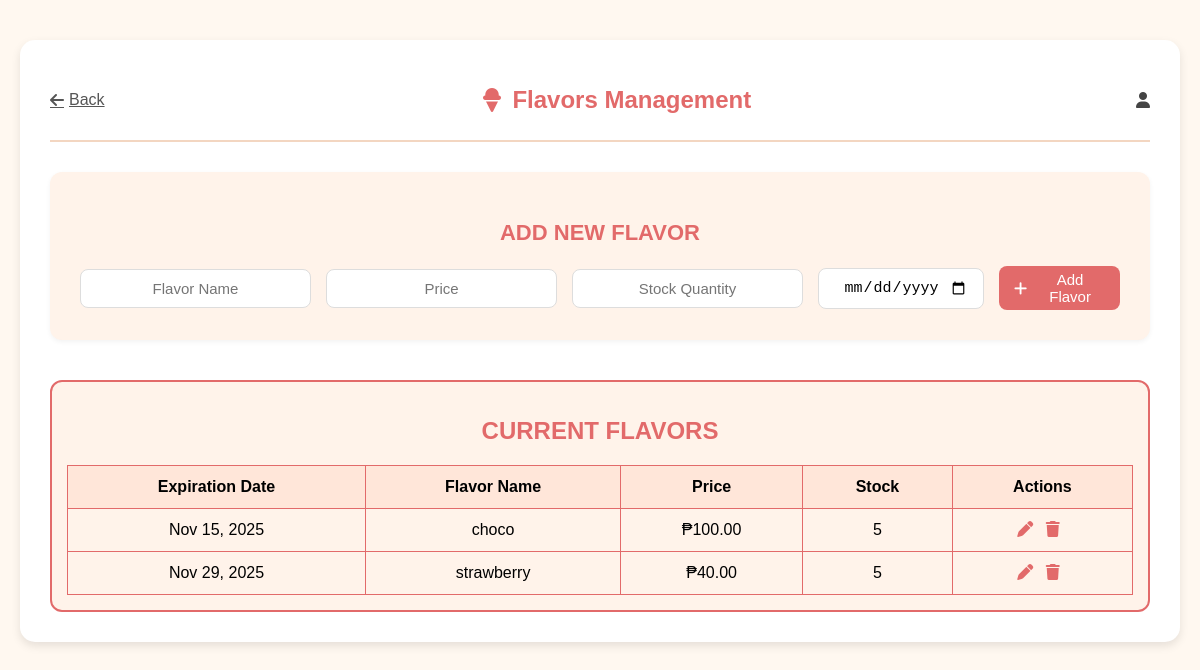
Page /flavors/ on the earlier database version.
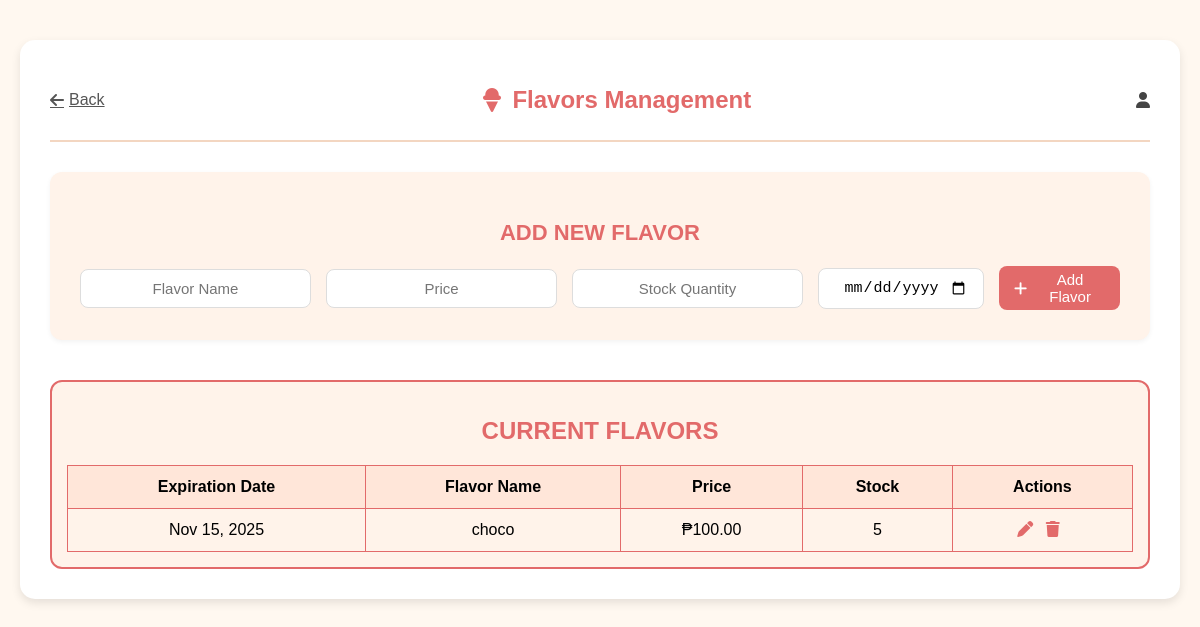
Same page on the later database version.
### dashboard/models.py (models this page shows, shortened)
class Flavor(models.Model):
    name = models.CharField(max_length=100)
    price = models.DecimalField(max_digits=6, decimal_places=2)
    quantity = models.PositiveIntegerField(default=0)
    expiration_date = models.DateField(null=True, blank=True)  # 👈 Add this
    created_at = models.DateTimeField(default=timezone.now)    # 👈 Keep if you want timestamps

### dashboard/views.py (the view, shortened to what this page needs)
# urls.py: path('flavors/', views.flavors, name='flavors'),
def flavors(request):
    flavors = Flavor.objects.all().order_by('name')
    flavor_to_edit = None
    if 'edit' in request.GET:
        flavor_to_edit = Flavor.objects.get(id=request.GET['edit'])
    return render(request, 'dashboard/flavors.html', {
        'flavors': flavors,
        'flavor_to_edit': flavor_to_edit
    })

### dashboard/templates/dashboard/flavors.html (shortened to what this page needs)
{% load static %}
<!DOCTYPE html>
<html lang="en">
<head>
  <link rel="stylesheet" href="{% static 'css/flavors.css' %}">
  <link rel="stylesheet" href="https://cdnjs.cloudflare.com/ajax/libs/font-awesome/6.5.0/css/all.min.css">
</head>
<body>
  <div class="container">
    <header class="header">
      <a href="{% url 'home' %}" class="back-btn">
        <i class="fa-solid fa-arrow-left"></i> Back
      </a>
      <h1><i class="fa-solid fa-ice-cream"></i> Flavors Management</h1>
      <div class="admin-profile">
        <i class="fa-solid fa-user"></i>
      </div>
    </header>
    <section class="add-form">
      <h2>ADD NEW FLAVOR</h2>
      <form method="POST" action="{% url 'flavors' %}">
        <input type="text" name="name" placeholder="Flavor Name" required>
        <input type="number" name="price" placeholder="Price" step="0.01" required>
        <input type="number" name="quantity" placeholder="Stock Quantity" min="0" required>
        <input type="date" name="expiration_date" placeholder="Expiration Date" required>
        <button type="submit" class="add-btn">
          <i class="fa-solid fa-plus"></i> Add Flavor
        </button>
      </form>
    </section>
    <section class="flavor-list">
      <h2>CURRENT FLAVORS</h2>
      <table>
        <thead>
          <tr>
            <th>Expiration Date</th>
            <th>Flavor Name</th>
            <th>Price</th>
            <th>Stock</th>
            <th>Actions</th>
          </tr>
        </thead>
        <tbody>
          {% for flavor in flavors %}
            <tr>
              {% if flavor_to_edit and flavor_to_edit.id == flavor.id %}
                <form method="POST" action="{% url 'flavors' %}" class="inline-edit-form">
                  {% csrf_token %}
                  <td>
                    <input type="date" name="expiration_date" value="{{ flavor.expiration_date|date:'Y-m-d' }}">
                  </td>
                  <td>
                    <input type="text" name="name" value="{{ flavor.name }}">
                  </td>
                  <td>
                    <input type="number" name="price" value="{{ flavor.price }}" step="0.01">
                  </td>
                  <td>
                    <input type="number" name="quantity" value="{{ flavor.quantity }}">
                  </td>
                  <td class="actions">
                    <button type="submit" name="action" value="update_flavor">Save</button>
                    <a href="{% url 'flavors' %}" class="cancel-btn">Cancel</a>
                    <input type="hidden" name="flavor_id" value="{{ flavor.id }}">
                  </td>
                </form>
              {% else %}
                <td>{{ flavor.expiration_date|date:"M d, Y" }}</td>
                <td>{{ flavor.name }}</td>
                <td>₱{{ flavor.price|floatformat:2 }}</td>
                <td>{{ flavor.quantity }}</td>
                <td class="actions">
                  <a href="{% url 'flavors' %}?edit={{ flavor.id }}" title="Edit">
                    <i class="fa-solid fa-pen"></i>
                  </a>
                  <a href="{% url 'delete_flavor' flavor.id %}"
                     onclick="return confirm('Are you sure you want to delete {{ flavor.name }}?')"
                     title="Delete">
                    <i class="fa-solid fa-trash"></i>
                  </a>
                </td>
              {% endif %}
            </tr>
          {% empty %}
            <tr>
              <td colspan="5" class="no-data">No flavors found.</td>
            </tr>
          {% endfor %}
        </tbody>
      </table>
    </section>
  </div>
</body>
</html>

Differences in the rows shown:
removed Flavor: expiration_date "Nov 29, 2025", name "strawberry", price "40.00", quantity "5"
